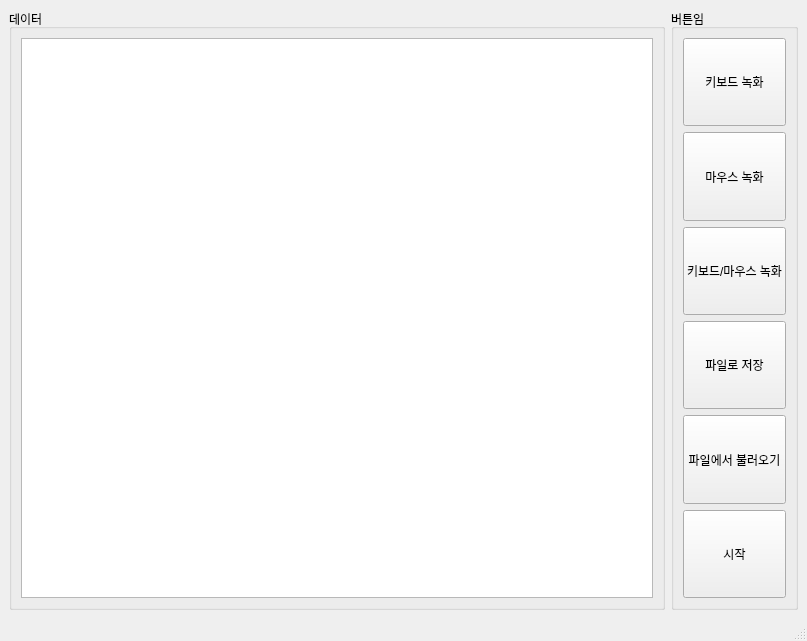
<?xml version="1.0" encoding="UTF-8"?>
<ui version="4.0">
 <class>MainWindow</class>
 <widget class="QMainWindow" name="MainWindow">
  <property name="geometry">
   <rect>
    <x>0</x>
    <y>0</y>
    <width>807</width>
    <height>641</height>
   </rect>
  </property>
  <property name="windowTitle">
   <string>MainWindow</string>
  </property>
  <widget class="QWidget" name="centralwidget">
   <layout class="QGridLayout" name="gridLayout_3">
    <item row="0" column="0">
     <widget class="QGroupBox" name="groupBox">
      <property name="title">
       <string>데이터</string>
      </property>
      <layout class="QGridLayout" name="gridLayout_2">
       <item row="0" column="0">
        <widget class="QTableWidget" name="data_table"/>
       </item>
      </layout>
     </widget>
    </item>
    <item row="0" column="1">
     <widget class="QGroupBox" name="groupBox_2">
      <property name="title">
       <string>버튼임</string>
      </property>
      <layout class="QGridLayout" name="gridLayout">
       <item row="0" column="0">
        <layout class="QVBoxLayout" name="verticalLayout">
         <item>
          <widget class="QPushButton" name="key_record_button">
           <property name="sizePolicy">
            <sizepolicy hsizetype="Minimum" vsizetype="Preferred">
             <horstretch>0</horstretch>
             <verstretch>0</verstretch>
            </sizepolicy>
           </property>
           <property name="text">
            <string>키보드 녹화</string>
           </property>
          </widget>
         </item>
         <item>
          <widget class="QPushButton" name="mouse_record_button">
           <property name="sizePolicy">
            <sizepolicy hsizetype="Minimum" vsizetype="Preferred">
             <horstretch>0</horstretch>
             <verstretch>0</verstretch>
            </sizepolicy>
           </property>
           <property name="text">
            <string>마우스 녹화</string>
           </property>
          </widget>
         </item>
         <item>
          <widget class="QPushButton" name="key_mouse_record_button">
           <property name="sizePolicy">
            <sizepolicy hsizetype="Minimum" vsizetype="Preferred">
             <horstretch>0</horstretch>
             <verstretch>0</verstretch>
            </sizepolicy>
           </property>
           <property name="text">
            <string>키보드/마우스 녹화</string>
           </property>
          </widget>
         </item>
         <item>
          <widget class="QPushButton" name="save_file_button">
           <property name="sizePolicy">
            <sizepolicy hsizetype="Minimum" vsizetype="Preferred">
             <horstretch>0</horstretch>
             <verstretch>0</verstretch>
            </sizepolicy>
           </property>
           <property name="text">
            <string>파일로 저장</string>
           </property>
          </widget>
         </item>
         <item>
          <widget class="QPushButton" name="load_file_button">
           <property name="sizePolicy">
            <sizepolicy hsizetype="Minimum" vsizetype="Preferred">
             <horstretch>0</horstretch>
             <verstretch>0</verstretch>
            </sizepolicy>
           </property>
           <property name="text">
            <string>파일에서 불러오기</string>
           </property>
          </widget>
         </item>
         <item>
          <widget class="QPushButton" name="start_button">
           <property name="sizePolicy">
            <sizepolicy hsizetype="Minimum" vsizetype="Preferred">
             <horstretch>0</horstretch>
             <verstretch>0</verstretch>
            </sizepolicy>
           </property>
           <property name="text">
            <string>시작</string>
           </property>
          </widget>
         </item>
        </layout>
       </item>
      </layout>
     </widget>
    </item>
   </layout>
  </widget>
  <widget class="QMenuBar" name="menubar">
   <property name="geometry">
    <rect>
     <x>0</x>
     <y>0</y>
     <width>807</width>
     <height>22</height>
    </rect>
   </property>
  </widget>
  <widget class="QStatusBar" name="statusbar"/>
 </widget>
 <resources/>
 <connections/>
</ui>
